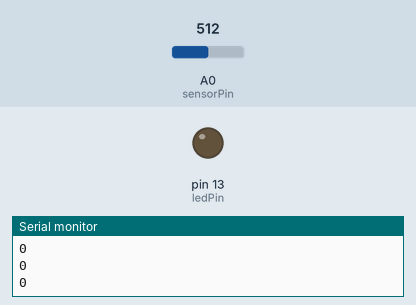
A sketch run on a simulated Arduino Uno, built with avr-gcc and run on an emulated ATmega328P. Parts: output pins drawn as LEDs (lit = HIGH), the last lines printed to the serial monitor. Inputs (shaded band) come from the test bench; at power-on: A0 (sensorPin) = 512.

Above: at 1.2 s.
1.3 s: A0 (sensorPin) set to 935
3.9 s: A0 (sensorPin) set to 963
At 6.6 s:
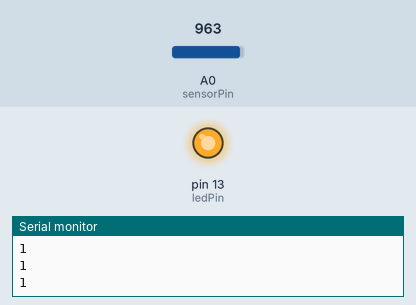
6.9 s: A0 (sensorPin) set to 940
At 8.3 s:
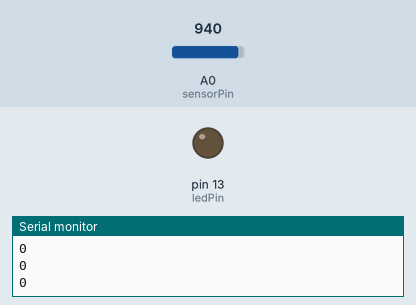
8.7 s: A0 (sensorPin) set to 960
At 10.5 s:
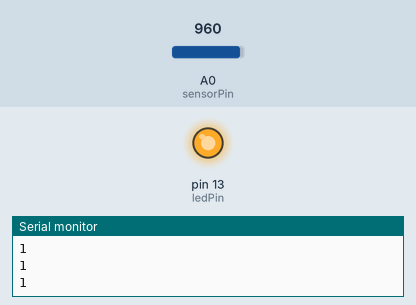
Timing chart, 0 to 12.0 s (numbered marks = the images above; inputs shaded):
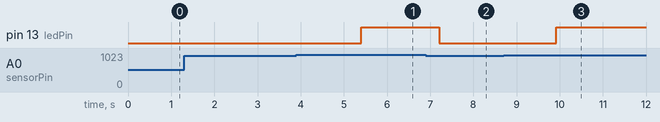

The sketch:

lab2.ino
```cpp
const int sensorPin = A0;  // Analog input pin
const int ledPin = 13;     // Digital output pin

int interference = 0; // 0 - false, 1 - true
int count = 0;
const int sample = 8;
int values[sample] = {0,0,0,0,0,0,0,0};

void setup() {
  Serial.begin(9600);
  pinMode(ledPin, OUTPUT);
  pinMode(sensorPin, INPUT);
}

void loop() {
  delay(100);
  int sensorValue = analogRead(sensorPin);

  determineInterference(sensorValue);
  // if there is an interference turn on led and send the flag to the serial monitor
  if (interference == 1) {
    // interference
    digitalWrite(ledPin, HIGH);
    Serial.println("1");
  } else {
    // signal detected
    digitalWrite(ledPin, LOW);
    Serial.println("0");
  }
}

void determineInterference(int value) {
  if (count == sample) {
    interference = 1;
    count = 0;
    // check values for a value below 100
    for (int i=0; i<sample; i++) {
      if (values[i] < 950) {
        interference = 0;
      }
    }
  } else {
    values[count] = value;
    count++;
  }
}
```

Measured:
- the behaviour switches between 949 and 950 on A0 (sensorPin) (found by bisection; images 0 and 1)
- after the input at 3.9 s, pin 13 (ledPin): LOW → HIGH after 1.5 s
- after the input at 6.9 s, pin 13 (ledPin): HIGH → LOW after 0.31 s
- after the input at 8.7 s, pin 13 (ledPin): LOW → HIGH after 1.2 s
